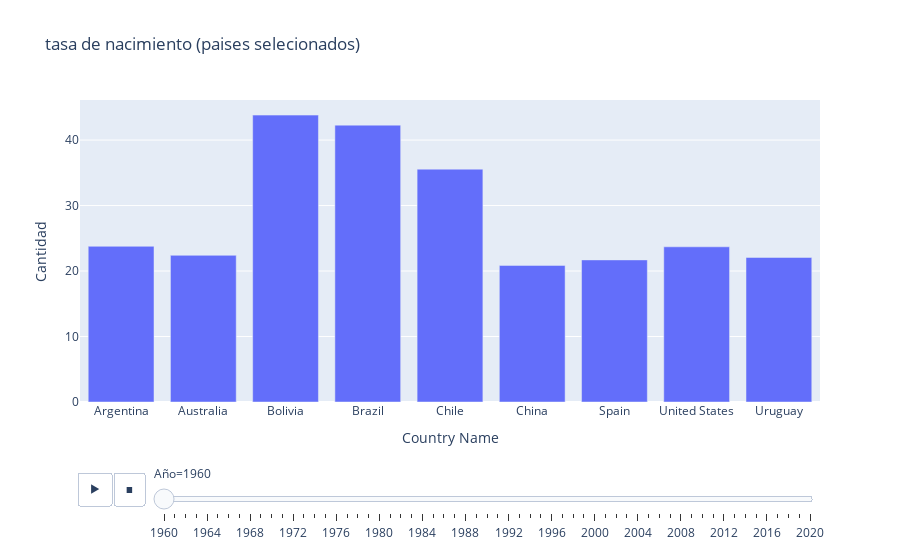

Write notebook code for a chart like this one.
### Code cell
fig = px.bar(Df_TasaNacimientos_paises, x='Country Name', y='Cantidad',animation_frame='Año',title="tasa de nacimiento (paises selecionados)")
fig.show()

### Figure 1 — Plotly figure (JSON) as saved in the notebook; plotly's stock layout.template omitted (floating-point values rounded to 4 significant figures)
{"data": [{"alignmentgroup": "True", "hovertemplate": "Año=1960<br>Country Name=%{x}<br>Cantidad=%{y}<extra></extra>", "legendgroup": "", "marker": {"color": "#636efa", "pattern": {"shape": ""}}, "name": "", "offsetgroup": "", "orientation": "v", "showlegend": false, "textposition": "auto", "type": "bar", "x": ["Argentina", "Australia", "Bolivia", "Brazil", "Chile", "China", "Spain", "United States", "Uruguay"], "xaxis": "x", "y": [23.77, 22.4, 43.81, 42.28, 35.56, 20.86, 21.7, 23.7, 22.07], "yaxis": "y"}], "layout": {"barmode": "relative", "legend": {"tracegroupgap": 0}, "sliders": [{"active": 0, "currentvalue": {"prefix": "Año="}, "len": 0.9, "pad": {"b": 10, "t": 60}, "steps": [{"args": [["1960"], {"frame": {"duration": 0, "redraw": true}, "fromcurrent": true, "mode": "immediate", "transition": {"duration": 0, "easing": "linear"}}], "label": "1960", "method": "animate"}, {"args": [["1961"], {"frame": {"duration": 0, "redraw": true}, "fromcurrent": true, "mode": "immediate", "transition": {"duration": 0, "easing": "linear"}}], "label": "1961", "method": "animate"}, {"args": [["1962"], {"frame": {"duration": 0, "redraw": true}, "fromcurrent": true, "mode": "immediate", "transition": {"duration": 0, "easing": "linear"}}], "label": "1962", "method": "animate"}, {"args": [["1963"], {"frame": {"duration": 0, "redraw": true}, "fromcurrent": true, "mode": "immediate", "transition": {"duration": 0, "easing": "linear"}}], "label": "1963", "method": "animate"}, {"args": [["1964"], {"frame": {"duration": 0, "redraw": true}, "fromcurrent": true, "mode": "immediate", "transition": {"duration": 0, "easing": "linear"}}], "label": "1964", "method": "animate"}, {"args": [["1965"], {"frame": {"duration": 0, "redraw": true}, "fromcurrent": true, "mode": "immediate", "transition": {"duration": 0, "easing": "linear"}}], "label": "1965", "method": "animate"}, {"args": [["1966"], {"frame": {"duration": 0, "redraw": true}, "fromcurrent": true, "mode": "immediate", "transition": {"duration": 0, "easing": "linear"}}], "label": "1966", "method": "animate"}, {"args": [["1967"], {"frame": {"duration": 0, "redraw": true}, "fromcurrent": true, "mode": "immediate", "transition": {"duration": 0, "easing": "linear"}}], "label": "1967", "method": "animate"}, {"args": [["1968"], {"frame": {"duration": 0, "redraw": true}, "fromcurrent": true, "mode": "immediate", "transition": {"duration": 0, "easing": "linear"}}], "label": "1968", "method": "animate"}, {"args": [["1969"], {"frame": {"duration": 0, "redraw": true}, "fromcurrent": true, "mode": "immediate", "transition": {"duration": 0, "easing": "linear"}}], "label": "1969", "method": "animate"}, {"args": [["1970"], {"frame": {"duration": 0, "redraw": true}, "fromcurrent": true, "mode": "immediate", "transition": {"duration": 0, "easing": "linear"}}], "label": "1970", "method": "animate"}, {"args": [["1971"], {"frame": {"duration": 0, "redraw": true}, "fromcurrent": true, "mode": "immediate", "transition": {"duration": 0, "easing": "linear"}}], "label": "1971", "method": "animate"}, {"args": [["1972"], {"frame": {"duration": 0, "redraw": true}, "fromcurrent": true, "mode": "immediate", "transition": {"duration": 0, "easing": "linear"}}], "label": "1972", "method": "animate"}, {"args": [["1973"], {"frame": {"duration": 0, "redraw": true}, "fromcurrent": true, "mode": "immediate", "transition": {"duration": 0, "easing": "linear"}}], "label": "1973", "method": "animate"}, {"args": [["1974"], {"frame": {"duration": 0, "redraw": true}, "fromcurrent": true, "mode": "immediate", "transition": {"duration": 0, "easing": "linear"}}], "label": "1974", "method": "animate"}, {"args": [["1975"], {"frame": {"duration": 0, "redraw": true}, "fromcurrent": true, "mode": "immediate", "transition": {"duration": 0, "easing": "linear"}}], "label": "1975", "method": "animate"}, {"args": [["1976"], {"frame": {"duration": 0, "redraw": true}, "fromcurrent": true, "mode": "immediate", "transition": {"duration": 0, "easing": "linear"}}], "label": "1976", "method": "animate"}, {"args": [["1977"], {"frame": {"duration": 0, "redraw": true}, "fromcurrent": true, "mode": "immediate", "transition": {"duration": 0, "easing": "linear"}}], "label": "1977", "method": "animate"}, {"args": [["1978"], {"frame": {"duration": 0, "redraw": true}, "fromcurrent": true, "mode": "immediate", "transition": {"duration": 0, "easing": "linear"}}], "label": "1978", "method": "animate"}, {"args": [["1979"], {"frame": {"duration": 0, "redraw": true}, "fromcurrent": true, "mode": "immediate", "transition": {"duration": 0, "easing": "linear"}}], "label": "1979", "method": "animate"}, {"args": [["1980"], {"frame": {"duration": 0, "redraw": true}, "fromcurrent": true, "mode": "immediate", "transition": {"duration": 0, "easing": "linear"}}], "label": "1980", "method": "animate"}, {"args": [["1981"], {"frame": {"duration": 0, "redraw": true}, "fromcurrent": true, "mode": "immediate", "transition": {"duration": 0, "easing": "linear"}}], "label": "1981", "method": "animate"}, {"args": [["1982"], {"frame": {"duration": 0, "redraw": true}, "fromcurrent": true, "mode": "immediate", "transition": {"duration": 0, "easing": "linear"}}], "label": "1982", "method": "animate"}, {"args": [["1983"], {"frame": {"duration": 0, "redraw": true}, "fromcurrent": true, "mode": "immediate", "transition": {"duration": 0, "easing": "linear"}}], "label": "1983", "method": "animate"}, {"args": [["1984"], {"frame": {"duration": 0, "redraw": true}, "fromcurrent": true, "mode": "immediate", "transition": {"duration": 0, "easing": "linear"}}], "label": "1984", "method": "animate"}, {"args": [["1985"], {"frame": {"duration": 0, "redraw": true}, "fromcurrent": true, "mode": "immediate", "transition": {"duration": 0, "easing": "linear"}}], "label": "1985", "method": "animate"}, {"args": [["1986"], {"frame": {"duration": 0, "redraw": true}, "fromcurrent": true, "mode": "immediate", "transition": {"duration": 0, "easing": "linear"}}], "label": "1986", "method": "animate"}, {"args": [["1987"], {"frame": {"duration": 0, "redraw": true}, "fromcurrent": true, "mode": "immediate", "transition": {"duration": 0, "easing": "linear"}}], "label": "1987", "method": "animate"}, {"args": [["1988"], {"frame": {"duration": 0, "redraw": true}, "fromcurrent": true, "mode": "immediate", "transition": {"duration": 0, "easing": "linear"}}], "label": "1988", "method": "animate"}, {"args": [["1989"], {"frame": {"duration": 0, "redraw": true}, "fromcurrent": true, "mode": "immediate", "transition": {"duration": 0, "easing": "linear"}}], "label": "1989", "method": "animate"}, {"args": [["1990"], {"frame": {"duration": 0, "redraw": true}, "fromcurrent": true, "mode": "immediate", "transition": {"duration": 0, "easing": "linear"}}], "label": "1990", "method": "animate"}, {"args": [["1991"], {"frame": {"duration": 0, "redraw": true}, "fromcurrent": true, "mode": "immediate", "transition": {"duration": 0, "easing": "linear"}}], "label": "1991", "method": "animate"}, {"args": [["1992"], {"frame": {"duration": 0, "redraw": true}, "fromcurrent": true, "mode": "immediate", "transition": {"duration": 0, "easing": "linear"}}], "label": "1992", "method": "animate"}, {"args": [["1993"], {"frame": {"duration": 0, "redraw": true}, "fromcurrent": true, "mode": "immediate", "transition": {"duration": 0, "easing": "linear"}}], "label": "1993", "method": "animate"}, {"args": [["1994"], {"frame": {"duration": 0, "redraw": true}, "fromcurrent": true, "mode": "immediate", "transition": {"duration": 0, "easing": "linear"}}], "label": "1994", "method": "animate"}, {"args": [["1995"], {"frame": {"duration": 0, "redraw": true}, "fromcurrent": true, "mode": "immediate", "transition": {"duration": 0, "easing": "linear"}}], "label": "1995", "method": "animate"}, {"args": [["1996"], {"frame": {"duration": 0, "redraw": true}, "fromcurrent": true, "mode": "immediate", "transition": {"duration": 0, "easing": "linear"}}], "label": "1996", "method": "animate"}, {"args": [["1997"], {"frame": {"duration": 0, "redraw": true}, "fromcurrent": true, "mode": "immediate", "transition": {"duration": 0, "easing": "linear"}}], "label": "1997", "method": "animate"}, {"args": [["1998"], {"frame": {"duration": 0, "redraw": true}, "fromcurrent": true, "mode": "immediate", "transition": {"duration": 0, "easing": "linear"}}], "label": "1998", "method": "animate"}, {"args": [["1999"], {"frame": {"duration": 0, "redraw": true}, "fromcurrent": true, "mode": "immediate", "transition": {"duration": 0, "easing": "linear"}}], "label": "1999", "method": "animate"}, {"args": [["2000"], {"frame": {"duration": 0, "redraw": true}, "fromcurrent": true, "mode": "immediate", "transition": {"duration": 0, "easing": "linear"}}], "label": "2000", "method": "animate"}, {"args": [["2001"], {"frame": {"duration": 0, "redraw": true}, "fromcurrent": true, "mode": "immediate", "transition": {"duration": 0, "easing": "linear"}}], "label": "2001", "method": "animate"}, {"args": [["2002"], {"frame": {"duration": 0, "redraw": true}, "fromcurrent": true, "mode": "immediate", "transition": {"duration": 0, "easing": "linear"}}], "label": "2002", "method": "animate"}, {"args": [["2003"], {"frame": {"duration": 0, "redraw": true}, "fromcurrent": true, "mode": "immediate", "transition": {"duration": 0, "easing": "linear"}}], "label": "2003", "method": "animate"}, {"args": [["2004"], {"frame": {"duration": 0, "redraw": true}, "fromcurrent": true, "mode": "immediate", "transition": {"duration": 0, "easing": "linear"}}], "label": "2004", "method": "animate"}, {"args": [["2005"], {"frame": {"duration": 0, "redraw": true}, "fromcurrent": true, "mode": "immediate", "transition": {"duration": 0, "easing": "linear"}}], "label": "2005", "method": "animate"}, {"args": [["2006"], {"frame": {"duration": 0, "redraw": true}, "fromcurrent": true, "mode": "immediate", "transition": {"duration": 0, "easing": "linear"}}], "label": "2006", "method": "animate"}, {"args": [["2007"], {"frame": {"duration": 0, "redraw": true}, "fromcurrent": true, "mode": "immediate", "transition": {"duration": 0, "easing": "linear"}}], "label": "2007", "method": "animate"}, {"args": [["2008"], {"frame": {"duration": 0, "redraw": true}, "fromcurrent": true, "mode": "immediate", "transition": {"duration": 0, "easing": "linear"}}], "label": "2008", "method": "animate"}, {"args": [["2009"], {"frame": {"duration": 0, "redraw": true}, "fromcurrent": true, "mode": "immediate", "transition": {"duration": 0, "easing": "linear"}}], "label": "2009", "method": "animate"}, {"args": [["2010"], {"frame": {"duration": 0, "redraw": true}, "fromcurrent": true, "mode": "immediate", "transition": {"duration": 0, "easing": "linear"}}], "label": "2010", "method": "animate"}, {"args": [["2011"], {"frame": {"duration": 0, "redraw": true}, "fromcurrent": true, "mode": "immediate", "transition": {"duration": 0, "easing": "linear"}}], "label": "2011", "method": "animate"}, {"args": [["2012"], {"frame": {"duration": 0, "redraw": true}, "fromcurrent": true, "mode": "immediate", "transition": {"duration": 0, "easing": "linear"}}], "label": "2012", "method": "animate"}, {"args": [["2013"], {"frame": {"duration": 0, "redraw": true}, "fromcurrent": true, "mode": "immediate", "transition": {"duration": 0, "easing": "linear"}}], "label": "2013", "method": "animate"}, {"args": [["2014"], {"frame": {"duration": 0, "redraw": true}, "fromcurrent": true, "mode": "immediate", "transition": {"duration": 0, "easing": "linear"}}], "label": "2014", "method": "animate"}, {"args": [["2015"], {"frame": {"duration": 0, "redraw": true}, "fromcurrent": true, "mode": "immediate", "transition": {"duration": 0, "easing": "linear"}}], "label": "2015", "method": "animate"}, {"args": [["2016"], {"frame": {"duration": 0, "redraw": true}, "fromcurrent": true, "mode": "immediate", "transition": {"duration": 0, "easing": "linear"}}], "label": "2016", "method": "animate"}, {"args": [["2017"], {"frame": {"duration": 0, "redraw": true}, "fromcurrent": true, "mode": "immediate", "transition": {"duration": 0, "easing": "linear"}}], "label": "2017", "method": "animate"}, {"args": [["2018"], {"frame": {"duration": 0, "redraw": true}, "fromcurrent": true, "mode": "immediate", "transition": {"duration": 0, "easing": "linear"}}], "label": "2018", "method": "animate"}, {"args": [["2019"], {"frame": {"duration": 0, "redraw": true}, "fromcurrent": true, "mode": "immediate", "transition": {"duration": 0, "easing": "linear"}}], "label": "2019", "method": "animate"}, {"args": [["2020"], {"frame": {"duration": 0, "redraw": true}, "fromcurrent": true, "mode": "immediate", "transition": {"duration": 0, "easing": "linear"}}], "label": "2020", "method": "animate"}], "x": 0.1, "xanchor": "left", "y": 0, "yanchor": "top"}], "title": {"text": "tasa de nacimiento (paises selecionados)"}, "updatemenus": [{"buttons": [{"args": [null, {"frame": {"duration": 500, "redraw": true}, "fromcurrent": true, "mode": "immediate", "transition": {"duration": 500, "easing": "linear"}}], "label": "&#9654;", "method": "animate"}, {"args": [[null], {"frame": {"duration": 0, "redraw": true}, "fromcurrent": true, "mode": "immediate", "transition": {"duration": 0, "easing": "linear"}}], "label": "&#9724;", "method": "animate"}], "direction": "left", "pad": {"r": 10, "t": 70}, "showactive": false, "type": "buttons", "x": 0.1, "xanchor": "right", "y": 0, "yanchor": "top"}], "xaxis": {"anchor": "y", "domain": [0, 1], "title": {"text": "Country Name"}}, "yaxis": {"anchor": "x", "domain": [0, 1], "title": {"text": "Cantidad"}}}}
